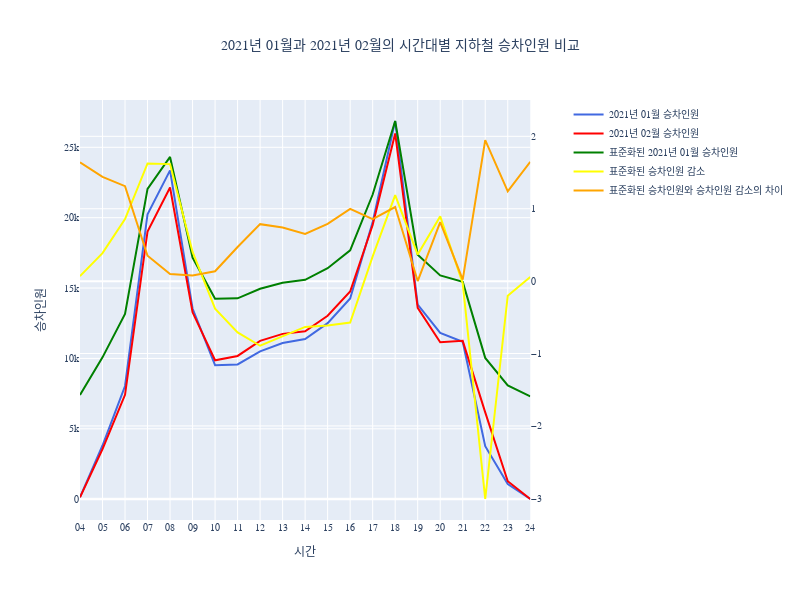

Here is the notebook cell this chart was saved with:
### Code cell
from plotly.subplots import make_subplots
import plotly.graph_objects as go

fig = go.Figure()
fig = make_subplots(specs=[[{'secondary_y': True}]])

fig.add_trace(go.Scatter(x=sub['time'], y= sub[ym1], mode='lines',name ='{0}년 {1}월 승차인원'.format(str(ym1)[:4],str(ym1)[4:6]),
                         line=dict(color='royalblue', width=2)), secondary_y=False)
fig.add_trace(go.Scatter(x=sub['time'], y= sub[ym2], mode='lines', name ='{0}년 {1}월 승차인원'.format(str(ym2)[:4],str(ym2)[4:6]),
                         line=dict(color='red', width=2)),secondary_y=False)
fig.add_trace(go.Scatter(x=sub['time'], y= sub['Scaled ym1'], mode='lines',name ='표준화된 {0}년 {1}월 승차인원'.format(str(ym1)[:4],str(ym1)[4:6]),
                         line=dict(color='green', width=2)), secondary_y=True)
fig.add_trace(go.Scatter(x=sub['time'], y= sub['Scaled difference'], mode='lines', name ='표준화된 승차인원 감소',
                         line=dict(color='yellow', width=2)), secondary_y=True)
fig.add_trace(go.Scatter(x=sub['time'], y= sub['abs_values of Scaled difference-count'], mode='lines', name ='표준화된 승차인원와 승차인원 감소의 차이',
                         line=dict(color='orange', width=2)), secondary_y=True)
fig.update_layout(title='{0}년 {1}월과 {2}년 {3}월의 시간대별 지하철 승차인원 비교'
                  .format(str(ym1)[:4],str(ym1)[4:6],str(ym2)[:4],str(ym2)[4:6]),
                  width=800,
                  height=600,
                  xaxis_title='시간',
                  yaxis_title='승차인원',
                  title_x=0.5,
                  font=dict(
                              family = 'Malgun Gothic',
                              size = 10))

fig.show()

### Figure 1 — Plotly figure (JSON) as saved in the notebook; plotly's stock layout.template omitted (floating-point values rounded to 4 significant figures)
{"data": [{"line": {"color": "royalblue", "width": 2}, "mode": "lines", "name": "2021년 01월 승차인원", "type": "scatter", "x": ["04", "05", "06", "07", "08", "09", "10", "11", "12", "13", "14", "15", "16", "17", "18", "19", "20", "21", "22", "23", "24"], "xaxis": "x", "y": [143.0, 3812.0, 8041.0, 20250.0, 23360.0, 13550.0, 9522.0, 9574.0, 10510.0, 11100.0, 11380.0, 12510.0, 14260.0, 19700.0, 26870.0, 13830.0, 11810.0, 11180.0, 3760.0, 1070.0, 11.8], "yaxis": "y"}, {"line": {"color": "red", "width": 2}, "mode": "lines", "name": "2021년 02월 승차인원", "type": "scatter", "x": ["04", "05", "06", "07", "08", "09", "10", "11", "12", "13", "14", "15", "16", "17", "18", "19", "20", "21", "22", "23", "24"], "xaxis": "x", "y": [135.8, 3555.0, 7415.0, 19020.0, 22140.0, 13280.0, 9868.0, 10180.0, 11250.0, 11740.0, 11920.0, 13030.0, 14750.0, 19480.0, 25980.0, 13590.0, 11150.0, 11250.0, 6167.0, 1275.0, 14.05], "yaxis": "y"}, {"line": {"color": "green", "width": 2}, "mode": "lines", "name": "표준화된 2021년 01월 승차인원", "type": "scatter", "x": ["04", "05", "06", "07", "08", "09", "10", "11", "12", "13", "14", "15", "16", "17", "18", "19", "20", "21", "22", "23", "24"], "xaxis": "x", "y": [-1.573, -1.053, -0.4543, 1.274, 1.715, 0.3253, -0.2445, -0.2372, -0.1053, -0.02128, 0.01885, 0.178, 0.4263, 1.197, 2.212, 0.3653, 0.0792, -0.01002, -1.06, -1.441, -1.591], "yaxis": "y2"}, {"line": {"color": "yellow", "width": 2}, "mode": "lines", "name": "표준화된 승차인원 감소", "type": "scatter", "x": ["04", "05", "06", "07", "08", "09", "10", "11", "12", "13", "14", "15", "16", "17", "18", "19", "20", "21", "22", "23", "24"], "xaxis": "x", "y": [0.06883, 0.3872, 0.8576, 1.625, 1.616, 0.4026, -0.3813, -0.7088, -0.8925, -0.7632, -0.6326, -0.6132, -0.5714, 0.3411, 1.188, 0.3666, 0.8944, -0.0309, -3.009, -0.2017, 0.05675], "yaxis": "y2"}, {"line": {"color": "orange", "width": 2}, "mode": "lines", "name": "표준화된 승차인원와 승차인원 감소의 차이", "type": "scatter", "x": ["04", "05", "06", "07", "08", "09", "10", "11", "12", "13", "14", "15", "16", "17", "18", "19", "20", "21", "22", "23", "24"], "xaxis": "x", "y": [1.641, 1.44, 1.312, 0.3508, 0.09902, 0.0773, 0.1368, 0.4716, 0.7873, 0.742, 0.6515, 0.7913, 0.9977, 0.8554, 1.023, 0.001277, 0.8152, 0.02088, 1.949, 1.24, 1.648], "yaxis": "y2"}], "layout": {"font": {"family": "Malgun Gothic", "size": 10}, "height": 600, "title": {"text": "2021년 01월과 2021년 02월의 시간대별 지하철 승차인원 비교", "x": 0.5}, "width": 800, "xaxis": {"anchor": "y", "domain": [0, 0.94], "title": {"text": "시간"}}, "yaxis": {"anchor": "x", "domain": [0, 1], "title": {"text": "승차인원"}}, "yaxis2": {"anchor": "x", "overlaying": "y", "side": "right"}}}
